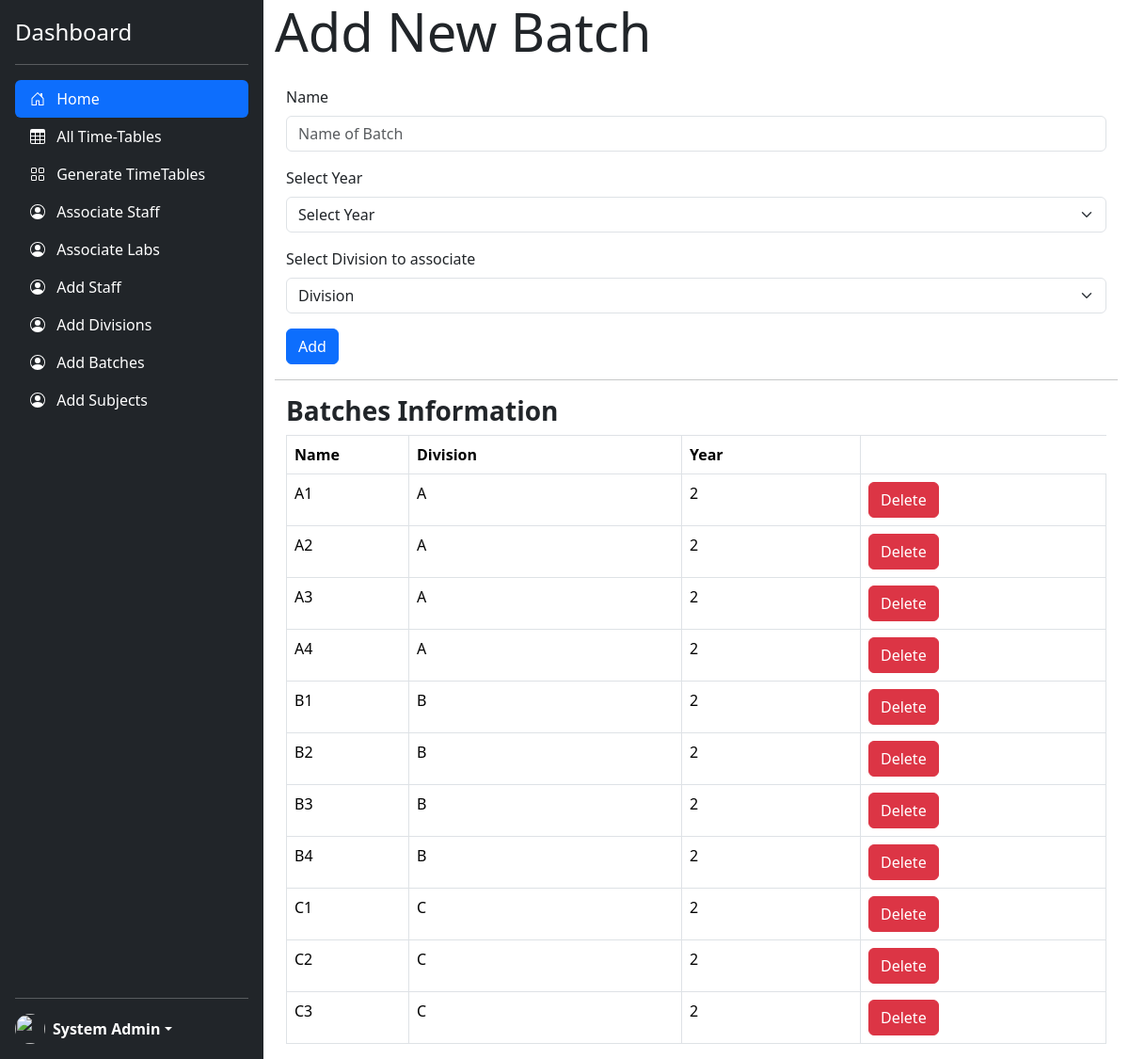
The app's page /addBatches.php (signed in) with its own data.
### tables this page shows
CREATE TABLE `batches` (
  `id` int(11) NOT NULL,
  `name` varchar(2) NOT NULL,
  `division` varchar(2) NOT NULL,
  `year` int(11) NOT NULL
);

### addBatches.php (the view, shortened to what this page needs)
<!doctype html>
<html lang="en" data-bs-theme="auto">
<head>
    <link href="https://cdn.jsdelivr.net/npm/bootstrap@5.3.3/dist/css/bootstrap.min.css" rel="stylesheet">
    <link href="./css/sidebars.css" rel="stylesheet">
    <link href="sidebars.css" rel="stylesheet">
</head>
<body>
    <main class="d-flex flex-nowrap">
        <div class="d-flex flex-column flex-shrink-0 p-3 text-bg-dark" style="width: 280px; height:100vh;">
            <a href="/" class="d-flex align-items-center mb-3 mb-md-0 me-md-auto text-white text-decoration-none">
                <span class="fs-4">Dashboard</span>
            </a>
            <hr>
            <ul class="nav nav-pills flex-column mb-auto">
                <li class="nav-item">
                    <a href="/TimeTableGenerator/administration.php" class="nav-link active" aria-current="page">
                        <svg class="bi pe-none me-2" width="16" height="16">
                            <use xlink:href="#home" />
                        </svg>
                        Home
                    </a>
                </li>
                <li>
                    <a href="/TimeTableGenerator/alltt.php" class="nav-link text-white">
                        <svg class="bi pe-none me-2" width="16" height="16">
                            <use xlink:href="#table" />
                        </svg>
                        All Time-Tables
                    </a>
                </li>
                <li>
                    <a href="/TimeTableGenerator/generate.php" class="nav-link text-white">
                        <svg class="bi pe-none me-2" width="16" height="16">
                            <use xlink:href="#grid" />
                        </svg>
                        Generate TimeTables
                    </a>
                </li>
                <li>
                    <a href="/TimeTableGenerator/associate.php" class="nav-link text-white">
                        <svg class="bi pe-none me-2" width="16" height="16">
                            <use xlink:href="#people-circle" />
                        </svg>
                        Associate Staff
                    </a>
                </li>
                <li>
                    <a href="/TimeTableGenerator/associateLabs.php" class="nav-link text-white">
                        <svg class="bi pe-none me-2" width="16" height="16">
                            <use xlink:href="#people-circle" />
                        </svg>
                        Associate Labs
                    </a>
                </li>
                <li>
                    <a href="/TimeTableGenerator/addStaff.php" class="nav-link text-white">
                        <svg class="bi pe-none me-2" width="16" height="16">
                            <use xlink:href="#people-circle" />
                        </svg>
                        Add Staff
                    </a>
                </li>
                <li>
                    <a href="/TimeTableGenerator/addDivisions.php" class="nav-link text-white">
                        <svg class="bi pe-none me-2" width="16" height="16">
                            <use xlink:href="#people-circle" />
                        </svg>
                        Add Divisions
                    </a>
                </li>
                <li>
                    <a href="/TimeTableGenerator/addBatches.php" class="nav-link text-white">
                        <svg class="bi pe-none me-2" width="16" height="16">
                            <use xlink:href="#people-circle" />
                        </svg>
                        Add Batches
                    </a>
                </li>
                <li>
                    <a href="/TimeTableGenerator/addSubjects.php" class="nav-link text-white">
                        <svg class="bi pe-none me-2" width="16" height="16">
                            <use xlink:href="#people-circle" />
                        </svg>
                        Add Subjects
                    </a>
                </li>
            </ul>
            <hr>
            <div class="dropdown">
                <a href="#" class="d-flex align-items-center text-white text-decoration-none dropdown-toggle" data-bs-toggle="dropdown" aria-expanded="false">
                    <?php
                    echo '<img src=' . $_SESSION['avatar'] . ' alt="" width="32" height="32" class="rounded-circle me-2">';
                    ?>
                    <strong>
                        <?php
                        if (isset($_SESSION["userloggedin"])) {
                            if ($_SESSION["userloggedin"] != 1) {
                                header("Location: http://localhost/TimeTableGenerator/login.php");
                            } else {
                                echo '<li class="float-right" type="button" id="dropdownMenuButton" data-toggle="dropdown" aria-haspopup="true" aria-expanded="false">' . $_SESSION["username"] . '</li>';
                            }
                        } else {
                            header("Location: http://localhost/TimeTableGenerator/login.php");
                        }
                        ?>
                    </strong>
                </a>
            </div>
        </div>
        <div class="dashboard-content container-fluid">
            <div class="dashboard-heading display-4">Add New Batch</div>
            <div class="container-fluid">
                <form action="./services/registerBatch.php" method="POST" class="form-signup">
                    <div class="mt-4 mb-3">
                        <label for="batch" class="form-label">Name</label>
                        <input type="text" id="batch-name" class="form-control" placeholder="Name of Batch" required="" autofocus="" name="batch">
                    </div>
                    <div class="mb-3">
                        <label for="year" class="form-label">Select Year</label>
                        <select class="form-select" aria-label="Default select example" name="year" onchange="fetch_updatedata(this.value)">
                            <<option selected disabled>Select Year</option>
                        </select>
                    </div>
                    <div class="mb-3">
                        <label for="division" class="form-label">Select Division to associate</label>
                        <select id="divisionselection" class="form-select" name="division">
                            <option selected disabled>Division</option>
                        </select>
                    </div>
                    <button class="btn btn-primary btn-block" type="submit"><i class="fas fa-user-plus"></i> Add</button>
                </form>
            </div>
            <hr>
            <div class="container-fluid">
                <h3><strong>Batches Information </strong></h3>
                <table id="batchestable" class="table table-bordered">
                    <tr>
                        <th width="130">Name</th>
                        <th width=290>Division</th>
                        <th width=190>Year</th>
                    </tr>
                    <tbody>
                        <?php
                        include('../TimeTableGenerator/includes/dbconnection.php');
                        $q = mysqli_query(
                            $conn,
                            "SELECT * FROM batches ORDER BY year,name ASC"
                        );
                        while ($row = mysqli_fetch_assoc($q)) {
                            echo "<tr><td>{$row['name']}</td>
                    <td>{$row['division']}</td>
                    <td>{$row['year']}</td>
                   <td><a class='btn btn-danger' href='./services/handleDelete.php?query=batch&batchid={$row['id']}'>Delete</a></td>
                    </tr>\n";
                        }
                        ?>
                    </tbody>
                </table>
            </div>
        </div>
    </main>
</body>
</html>

### css/sidebars.css (style rules this page uses)
main { height: 100vh; height: -webkit-fill-available; }
.dashboard-content { height: 100vh; max-height: 100vh; overflow-y: scroll; width: 100%; }

### addBatches.php (style rules this page uses)
.bi { vertical-align: -.125em; fill: currentColor; }

### records on screen
batches: name "A1", division "A", year "2"
batches: name "A2", division "A", year "2"
batches: name "A3", division "A", year "2"
batches: name "A4", division "A", year "2"
batches: name "B1", division "B", year "2"
batches: name "B2", division "B", year "2"
batches: name "B3", division "B", year "2"
batches: name "B4", division "B", year "2"
batches: name "C1", division "C", year "2"
batches: name "C2", division "C", year "2"
batches: name "C3", division "C", year "2"

### other values on screen
$_SESSION["username"] "System Admin"
